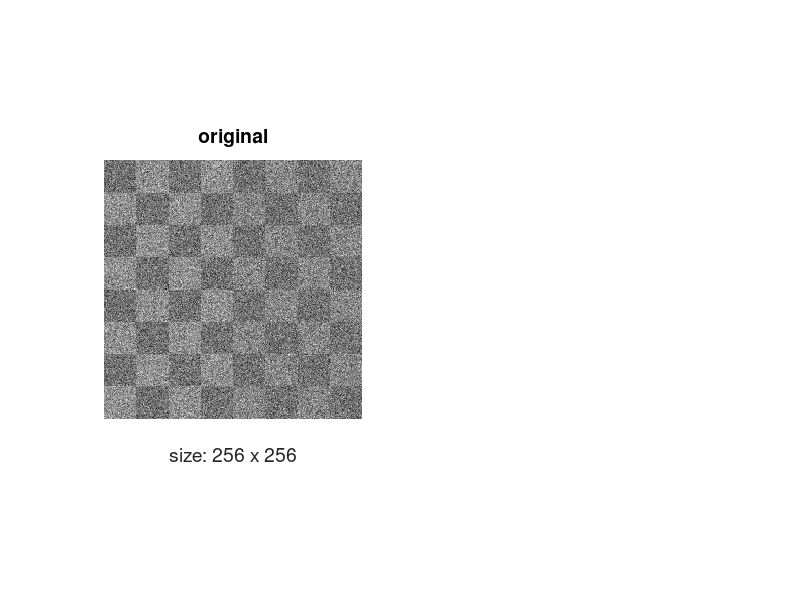

Reproduce this figure in MATLAB. (Note: this script raises an error after producing the figure.)
% --------------------------------------------
% demo_rand: random low-rank and sparse
% --------------------------------------------
% This demo tests the matlab code lmafit_sms.m
% for solving sparse matrix separation problem.
% July 25, 2010. Yin Zhang

function demo_chkb(Solver,m,impulse)

if nargin < 1; Solver = 1; end
if nargin < 2; m = 256; end
if nargin < 3;
    disp('impulse [0,1]')
    impulse = input(' impulse = ');
end

%if ~exist('PROPACK','dir');
%    path(path,genpath(pwd));
%    warning off all;
%end

n = m; r = 2;
sigma = 0e-3; % noise STD
tol = max(2e-4, 0.5*sigma);
maxit = 200;

% lmafit parameter setup
opts.tol = tol;
%opts.maxit = maxit;
%opts.est_rank = true;
%opts.min_rank = 1;
beta = 1:10;

% random low-rank and sparse
XY0 = checkerboard(m/8);                % checkerboard
Z0 = rand(m,n) < impulse;               % random sparse pattern
Z0 = Z0.*randn(m,n);                    % Gaussian values

% data matrix D (with possible noise)
D = XY0 + Z0;
D = D + sigma*randn(m,n);
k = round(m/2);

subplot(1,1+numel(Solver),1); imshow(D,[]);
xlabel(sprintf('size: %i x %i',m,n),'fontsize',14);
title(sprintf('original'),'fontsize',14); drawnow;

% initial rank estimate
fprintf('\n[m n r k] = [%i, %i, %i, %i]\n',m,n,r,k);
fprintf('noise sigma: %6.2e\n',sigma);
fprintf('---------------------------------\n')

SolverName = ['LMaFit sms'; 'IALM rpca '];
% call solvers
for sol = Solver
    tic
    switch sol
        case 1; fprintf('   ... LMafit_sms ...\n')
            [X,Y,Z,out] = lmafit_sms_v1(D,k,opts,beta);
            XY = X*Y; iter = out.iter;
        case 2; fprintf('   ... IALM_rpca  ...\n')
            t = 0.5; lambda = t/sqrt(m);
            fprintf('lambda = %.2f/sqrt(m)\n',t);
            [XY,Z,iter] = inexact_alm_rpca(D,lambda,tol,maxit);
    end
    toc
    % error calculation function
    ferr = @(U,V) norm(U-V,'fro')/norm(V,'fro');
    fprintf('XY RelErr = %8.3e\n',ferr(XY,XY0));
    fprintf('Z  RelErr = %8.3e\n',ferr( Z,Z0 ));
    fprintf('A  RelErr = %8.3e\n',ferr(XY+Z,D));
    fprintf('iter %i: final rank = %i\n',iter,rank(XY));
    fprintf('---------------------------------\n')
    pos = 2+(sol-1)*(numel(Solver)-1);
    subplot(1,1+numel(Solver),pos); imshow(X*Y,[]);
    xlabel(sprintf('Rel-Err: %.2e',ferr(XY,XY0)),'fontsize',14);
    title(sprintf('%10s',SolverName(sol,:)),'fontsize',14); drawnow;

end
fprintf('\n\n')
